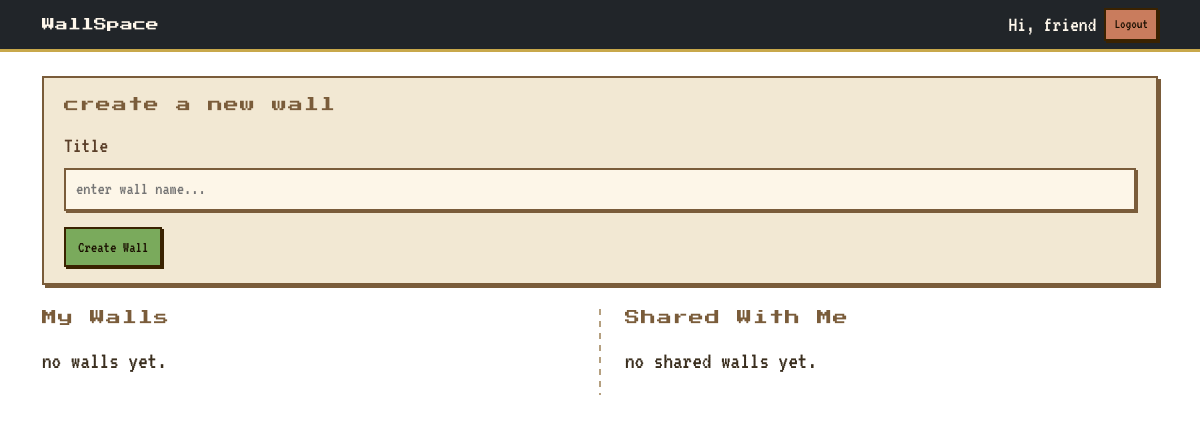
Before: / (signed in) with the older database file.
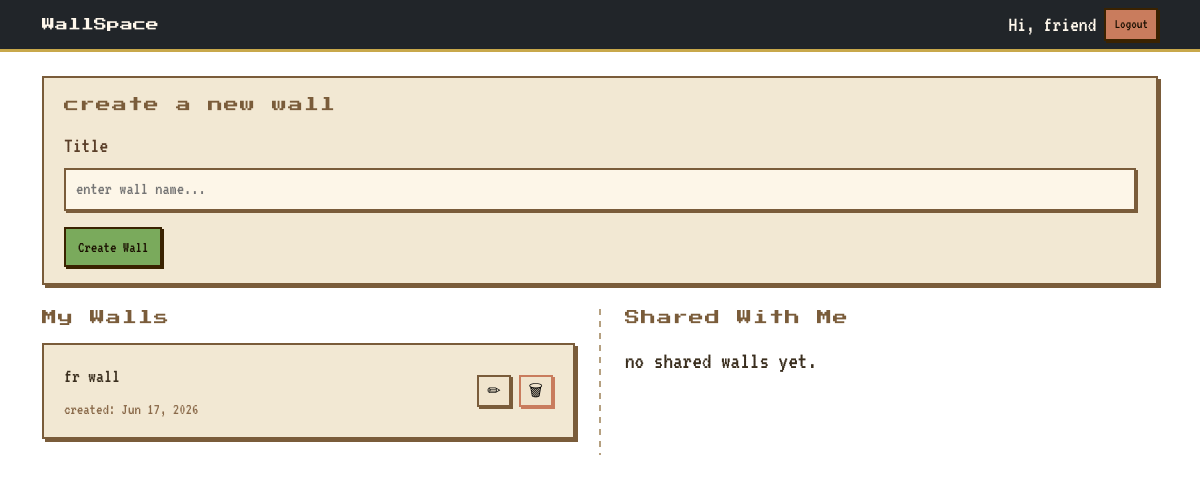
After: the same page with the newer database file.
### walls/models.py (models this page shows, shortened)
class Wall(models.Model):
    title = models.CharField(max_length=100)
    owner=models.ForeignKey(
        User,
        on_delete=models.CASCADE,
        related_name='walls'
    )
    created_at = models.DateTimeField(
        auto_now_add=True
    )

### walls/views.py (the view)
# urls.py: path('',views.home, name='home'),
@login_required #decorator, it checks automatically if a certain condition is satisfied or not
def home(request):
    if request.method=='POST':
        form=WallForm(request.POST)
        if form.is_valid():
            wall = form.save(commit=False)
            wall.owner= request.user
            wall.save()
            return redirect('home')
    else:
        form = WallForm()
    owned_walls = Wall.objects.filter(
        owner=request.user
    )
    shared_walls = Wall.objects.filter(
    members__user=request.user
    ).exclude(
        owner=request.user
    )
    context={
        'owned_walls':owned_walls,
        'shared_walls':shared_walls,
        'form':form
    }
    return render(
        request, 'walls/home.html', context
    )

### walls/forms.py
class WallForm(forms.ModelForm):
    class Meta:
        model = Wall
        fields = ['title']

### walls/templates/walls/home.html (shortened to what this page needs)
{% extends "base.html" %}
{% block content %}
<div class="pixel-card mb-4">
    <p class="pixel-section-label">create a new wall</p>
    <form method="POST">
        <div class="mb-3">
            <label class="pixel-label">Title</label>
            <input
                type="text"
                name="title"
                class="pixel-input"
                placeholder="enter wall name...">
        </div>
        <button class="btn btn-primary" type="submit">
            Create Wall
        </button>
    </form>
</div>
<div class="walls-grid">
    <div class="walls-column">
        <h2 class="walls-heading">My Walls</h2>
        {% for wall in owned_walls %}
        <a href="{% url 'wall-detail' wall.id %}" class="wall-card-link">
            <div class="pixel-card mb-3 wall-card d-flex justify-content-between align-items-center">
                <div>
                    <div class="wall-link">{{ wall.title }}</div>
                    <div class="wall-meta">created: {{ wall.created_at|date:"M j, Y" }}</div>
                </div>
                <div class="d-flex gap-2" onclick="event.stopPropagation()">
                    <button
                        class="pixel-icon-btn"
                        data-bs-toggle="modal"
                        data-bs-target="#renameModal{{ wall.id }}"
                        title="Rename">
                        ✏
                    </button>
                    <form method="POST" action="{% url 'delete-wall' wall.id %}" style="display:inline;">
                        <button type="submit" class="pixel-icon-btn danger" title="Delete">🗑</button>
                    </form>
                </div>
            </div>
        </a>
        {% empty %}
        <p class="pixel-empty">no walls yet.</p>
        {% endfor %}
    </div>
    <div class="walls-divider"></div>
    <div class="walls-column">
        <h2 class="walls-heading">Shared With Me</h2>
        {% for wall in shared_walls %}
        <a href="{% url 'wall-detail' wall.id %}" class="wall-card-link">
            <div class="pixel-card mb-3 wall-card">
                <div class="wall-link">{{ wall.title }}</div>
                <div class="wall-meta">shared by {{ wall.owner.username }}</div>
            </div>
        </a>
        {% empty %}
        <p class="pixel-empty">no shared walls yet.</p>
        {% endfor %}
    </div>
</div>
{% endblock %}

### templates/base.html (shortened to what this page needs)
{% load static %}
<!DOCTYPE html>
<html>
<head>
    <link
    rel="stylesheet"
    href="{% static 'css/main.css' %}">
    <link href="https://cdn.jsdelivr.net/npm/bootstrap@5.3.3/dist/css/bootstrap.min.css"
          rel="stylesheet">
</head>
<body style="background-image: url('{% static "images/bg.png" %}'); background-size: cover; background-attachment: fixed; background-position: center bottom;">
    <nav
        class="navbar navbar-expand-lg navbar-dark bg-dark">
        <div class="container">
            <a
                class="navbar-brand"
                href="{% url 'home' %}">
                WallSpace
            </a>
            {% block nav_buttons %}
            <div
                class="ms-auto d-flex gap-2 align-items-center">
                {% if user.is_authenticated %}
                    <span class="text-light">
                        Hi, {{ user.username }}
                    </span>
                    <form
                        method="POST"
                        action="{% url 'logout' %}">
                        <button
                            type="submit"
                            class="btn btn-danger btn-sm">
                            Logout
                        </button>
                    </form>
                {% endif %}
            </div>
        </div>
        {% endblock %}
    </nav>
    <div class="container mt-4">
        {% block content %}
        {% endblock %}
    </div>
</body>
</html>

### static/css/main.css (style rules this page uses)
body { background-color: #e8d4a0; color: #2a1a0a; min-height: 100vh; }
h2 { font-family: 'Press Start 2P', monospace; font-size: 14px; color: #3a2e1e; margin-bottom: 1rem; }
.walls-heading { font-family: 'Press Start 2P', monospace; font-size: 15px; color: #7a5c3a; margin-bottom: 1rem; letter-spacing: 1px; }
.navbar { background-color: #3a2e1e !important; border-bottom: 3px solid #c8a84b; }
.navbar-brand { font-family: 'Press Start 2P', monospace !important; font-size: 13px !important; color: #FFF8EC !important; font-weight: 400 !important; }
.navbar span, .navbar a:not(.navbar-brand) { font-family: 'VT323', monospace !important; font-size: 22px !important; color: #FFF8EC !important; }
.btn { font-family: 'VT323', monospace; font-size: 20px; border-radius: 0 !important; border: 2px solid #3a2200 !important; box-shadow: 2px 2px 0 #3a2200; transition: transform 0.1s, box-shadow 0.1s; line-height: 1.2; }
.btn-primary { background-color: #7aaa5c !important; color: #1a0f00 !important; }
.btn-danger { background-color: #c97c5d !important; color: #1a0f00 !important; }
.pixel-card { background-color: #f0e4cc; border: 2px solid #7a5c3a; box-shadow: 3px 3px 0 #7a5c3a; border-radius: 0; padding: 1rem 1.25rem; transition: transform 0.1s, box-shadow 0.1s; }
.pixel-section-label { font-family: 'Press Start 2P', monospace; font-size: 15px; color: #7a5c3a; letter-spacing: 1px; margin-bottom: 0.75rem; }
.wall-link { font-family: 'VT323', monospace; font-size: 20px; color: #3a2e1e !important; text-decoration: none; display: block; margin-bottom: 6px; }
.wall-meta { font-family: 'VT323', monospace; font-size: 16px; color: #8a6a4a; }
.pixel-empty { font-family: 'VT323', monospace; font-size: 18px; color: #a08060; }
.pixel-label { font-family: 'VT323', monospace; font-size: 22px; color: #5a3e28; display: block; margin-bottom: 6px; }
.pixel-input { width: 100%; background-color: #fdf6e8; border: 2px solid #7a5c3a; box-shadow: 2px 2px 0 #7a5c3a; border-radius: 0; padding: 8px 10px; font-family: 'VT323', monospace; font-size: 18px; color: #2a1a0a; outline: none; }
.walls-grid { display: flex; gap: 0; align-items: flex-start; }
.walls-column { flex: 1; min-width: 0; }
.walls-divider { width: 2px; background: repeating-linear-gradient( to bottom, #b5a080 0px, #b5a080 6px, transparent 6px, transparent 12px ); margin: 0 1.5rem; align-self: stretch; min-height: 100%; }
.container, .container-fluid { background-color: transparent !important; }
.pixel-card { background-color: rgba(240, 228, 204, 0.85); backdrop-filter: blur(1px); }
.wall-card { background-color: rgba(240, 228, 204, 0.85); }
button, input[type="submit"] { font-family: 'VT323', monospace !important; }
.pixel-empty { font-family: 'VT323', monospace; font-size: 24px; color: #3a2e1e; }
label { font-family: 'VT323', monospace; font-size: 22px; color: #3a2e1e; }
input[type="text"], input[type="password"], input[type="email"] { font-family: 'VT323', monospace; font-size: 18px; background-color: #fdf6e8; border: 2px solid #7a5c3a; box-shadow: 2px 2px 0 #7a5c3a; border-radius: 0; padding: 6px 10px; outline: none; width: 100%; }
.pixel-icon-btn { font-size: 16px; background: rgba(240, 228, 204, 0.9); border: 2px solid #7a5c3a; box-shadow: 2px 2px 0 #7a5c3a; border-radius: 0; cursor: pointer; padding: 2px 8px; transition: transform 0.1s; }
.pixel-icon-btn.danger { border-color: #c97c5d; box-shadow: 2px 2px 0 #c97c5d; }
.wall-card-link { text-decoration: none; display: block; }

Changed rows visible on the page:
added Wall: title "fr wall", created_at "Jun 17, 2026"
Other visible differences:
text no longer shown: "no walls yet."
